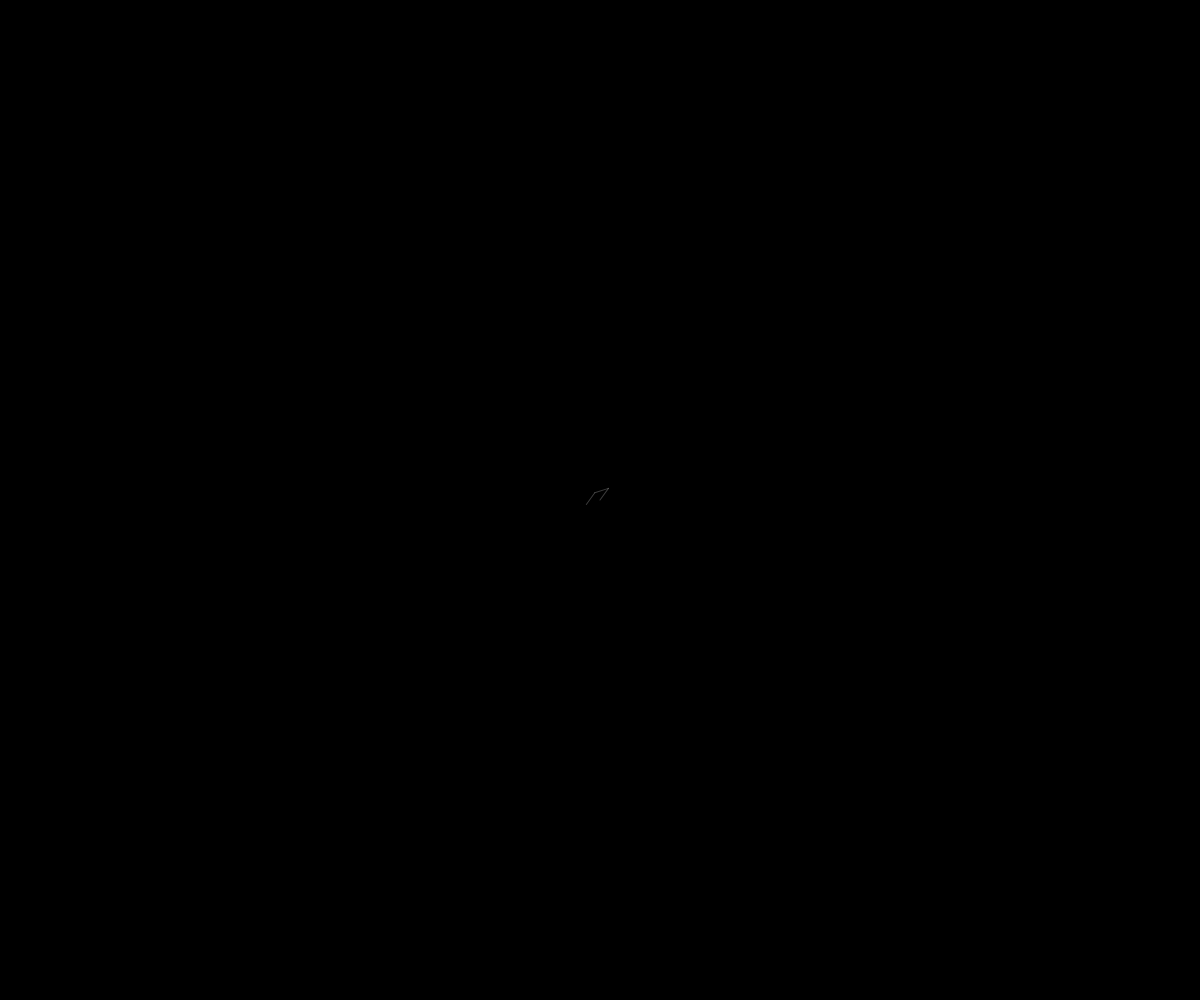
Frame 1 (no input)
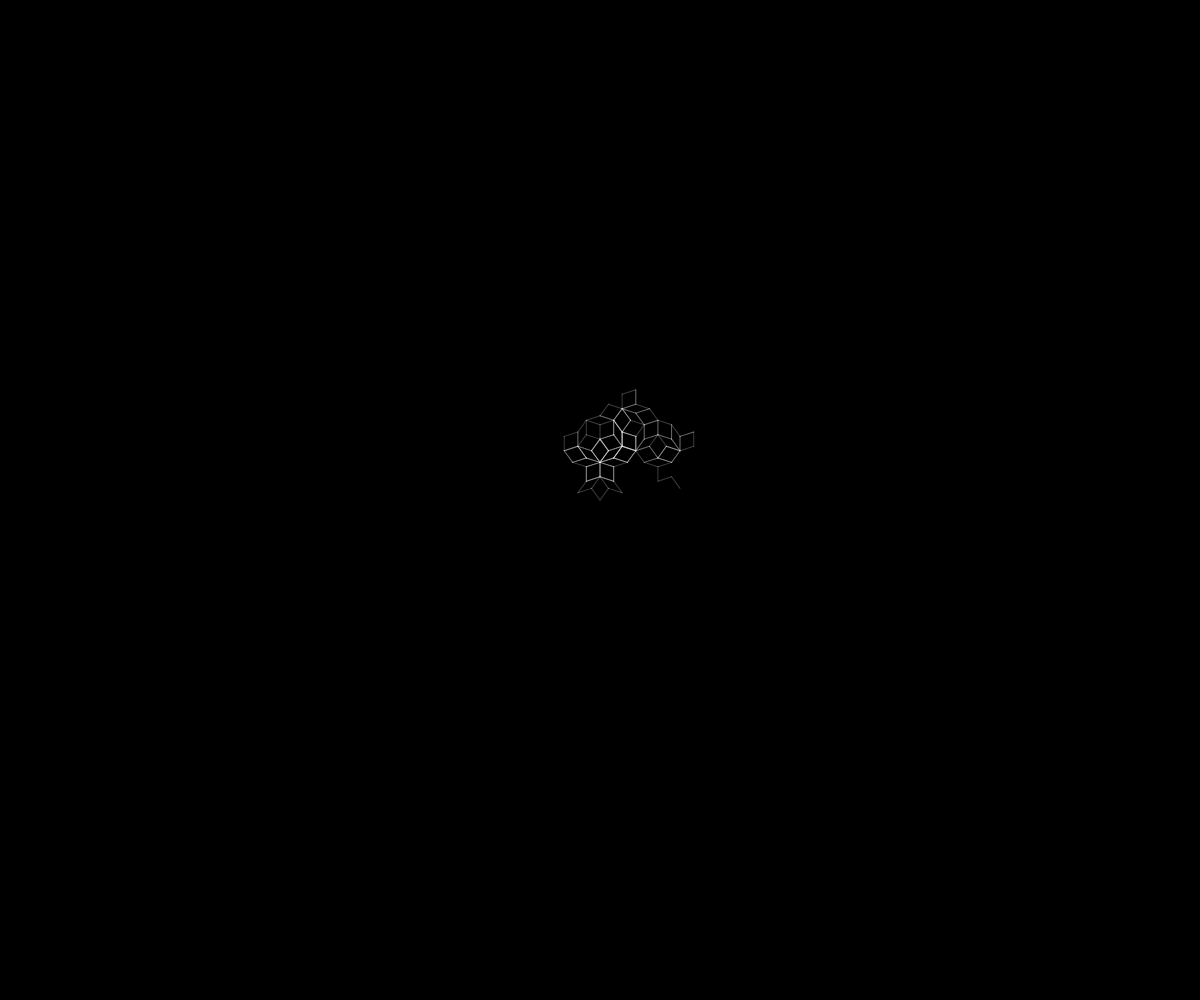
Frame 60 (no input)
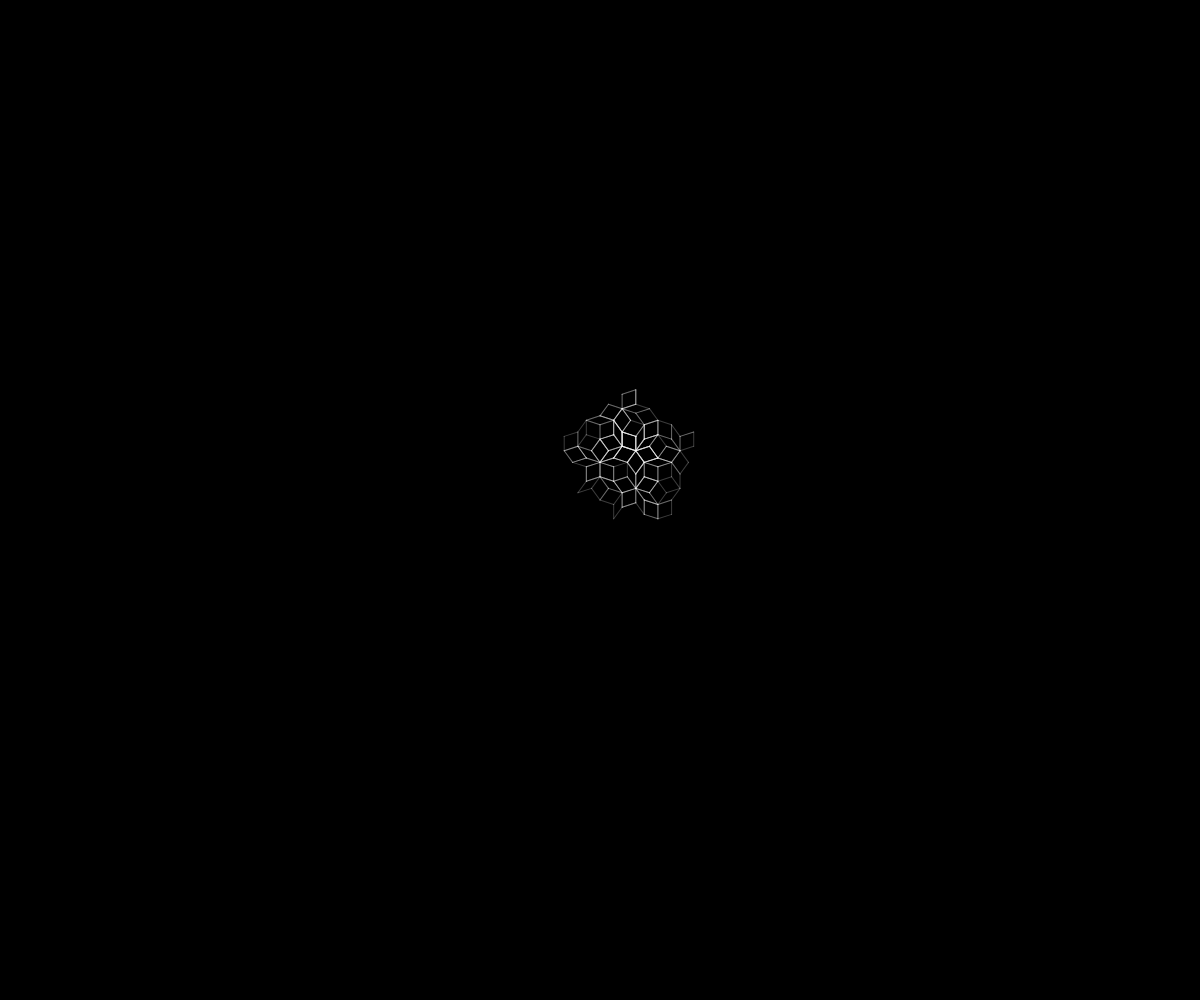
Frame 120 (the mouse pressed at the canvas centre since frame 60)

The p5.js sketch that drew these frames (run headless with seeded random() and noise() and a simulated clock; from frame 60 on, the mouse is pressed at the canvas centre):

// p5.js sketch
// ── sketch.js

let ds;

var w = window.innerWidth;
var h = window.innerHeight;

function setup() {
  createCanvas(w, h);
  ds = new PenroseLSystem();
  //please, play around with the following line
  ds.simulate(5);
}

function draw() {
  background(0);
  ds.render();
}

function PenroseLSystem() {
  this.steps = 0;

  //these are axiom and rules for the penrose rhombus l-system
  //a reference would be cool, but I couldn't find a good one
  this.axiom = "[X]++[X]++[X]++[X]++[X]";
  this.ruleW = "YF++ZF----XF[-YF----WF]++";
  this.ruleX = "+YF--ZF[---WF--XF]+";
  this.ruleY = "-WF++XF[+++YF++ZF]-";
  this.ruleZ = "--YF++++WF[+ZF++++XF]--XF";

  //please play around with the following two lines
  this.startLength = 460.0;
  this.theta = TWO_PI / 10.0; //36 degrees, try TWO_PI / 6.0, ...
  this.reset();
}

PenroseLSystem.prototype.simulate = function (gen) {
  while (this.getAge() < gen) {
    this.iterate(this.production);
  }
}

PenroseLSystem.prototype.reset = function () {
  this.production = this.axiom;
  this.drawLength = this.startLength;
  this.generations = 0;
}

PenroseLSystem.prototype.getAge = function () {
  return this.generations;
}

//apply substitution rules to create new iteration of production string
PenroseLSystem.prototype.iterate = function() {
  let newProduction = "";

  for(let i=0; i < this.production.length; ++i) {
    let step = this.production.charAt(i);
    //if current character is 'W', replace current character
    //by corresponding rule
    if (step == 'W') {
      newProduction = newProduction + this.ruleW;
    }
    else if (step == 'X') {
      newProduction = newProduction + this.ruleX;
    }
    else if (step == 'Y') {
      newProduction = newProduction + this.ruleY;
    }
    else if (step == 'Z') {
      newProduction = newProduction + this.ruleZ;
    }
    else {
      //drop all 'F' characters, don't touch other
      //characters (i.e. '+', '-', '[', ']'
      if (step != 'F') {
        newProduction = newProduction + step;
      }
    }
  }

  this.drawLength = this.drawLength * 0.5;
  this.generations++;
  this.production = newProduction;
}

//convert production string to a turtle graphic
PenroseLSystem.prototype.render = function () {
  translate(width / 2, height / 2);

  this.steps += 20;
  if(this.steps > this.production.length) {
      this.steps = this.production.length;
  }

  for(let i=0; i < this.steps; ++i) {
    let step = this.production.charAt(i);

    //'W', 'X', 'Y', 'Z' symbols don't actually correspond to a turtle action
    if( step == 'F') {
      stroke(255, 60);
      for(let j=0; j < this.repeats; j++) {
        line(0, 0, 0, -this.drawLength);
        noFill();
        translate(0, -this.drawLength);
      }
      this.repeats = 1;
    }
    else if (step == '+') {
      rotate(this.theta);
    }
    else if (step == '-') {
      rotate(-this.theta);
    }
    else if (step == '[') {
      push();
    }
    else if (step == ']') {
      pop();
    }
  }
}
